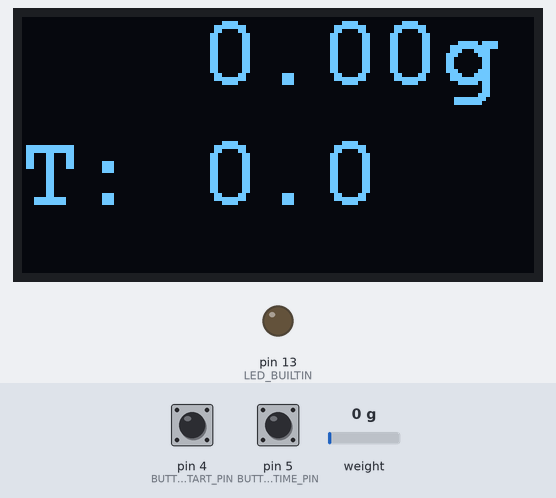
This sketch was run on a simulated Arduino Uno, built with avr-gcc and run on an emulated ATmega328P. Shown: 128×64 one-colour display, output pins drawn as LEDs (lit = HIGH). Inputs (shaded band) come from the test bench; at power-on: pin 4 (BUTTON_START_PIN) HIGH, weight on the scale 0 g, pin 5 (BUTTON_TIME_PIN) HIGH. What the sketch prints to the serial monitor is not drawn.

Above: at 1.8 s.
1.9 s: pin 4 (BUTTON_START_PIN) pulled LOW for 3.2 s
At 3.6 s:
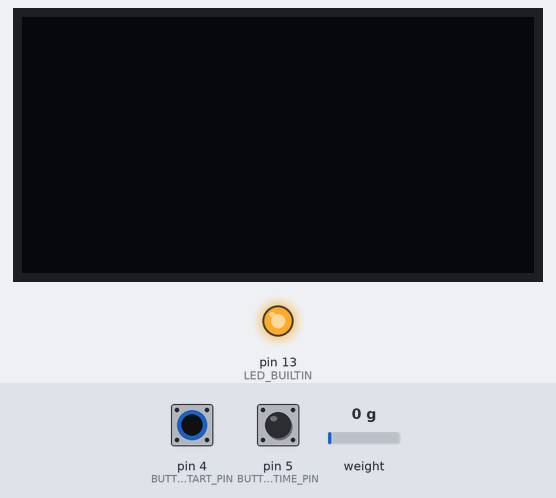
6.6 s: weight on the scale set to 100 g
At 7.4 s:
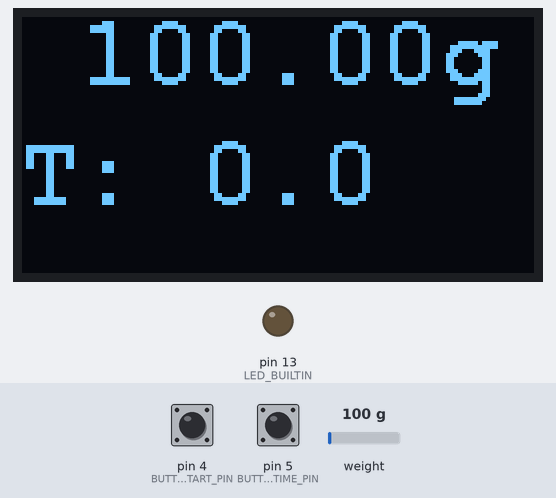
8.1 s: pin 5 (BUTTON_TIME_PIN) pulled LOW for 0.15 s
At 8.35 s:
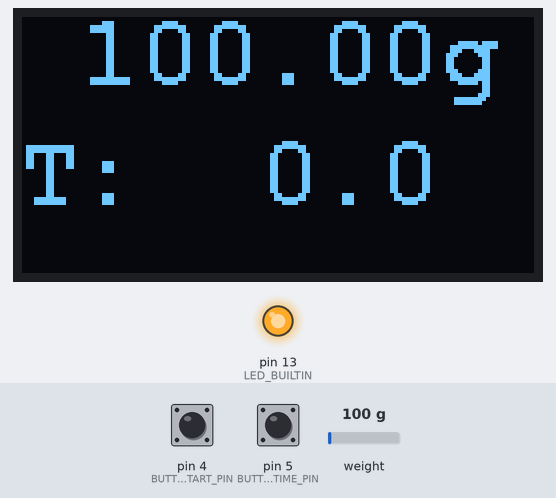
9.7 s: pin 5 (BUTTON_TIME_PIN) pulled LOW for 1 s
At 10.3 s:
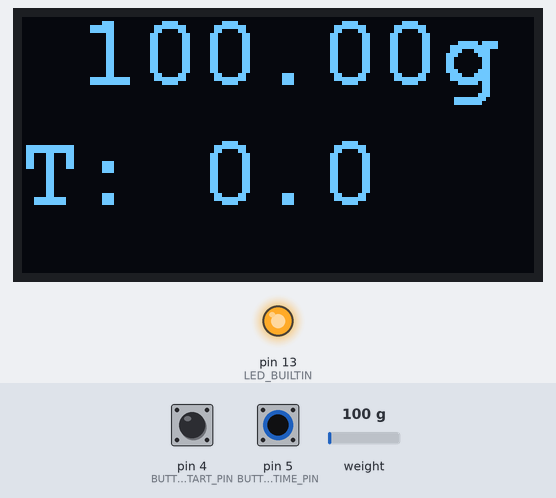
12.8 s: weight on the scale set to 1250 g
At 12.99 s:
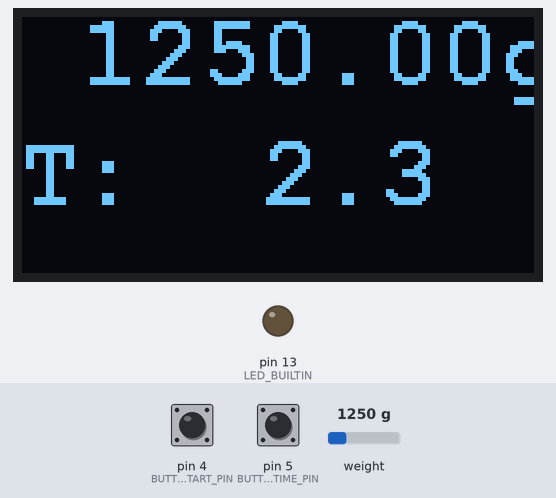
14.4 s: pin 4 (BUTTON_START_PIN) pulled LOW for 1 s
At 17.1 s:
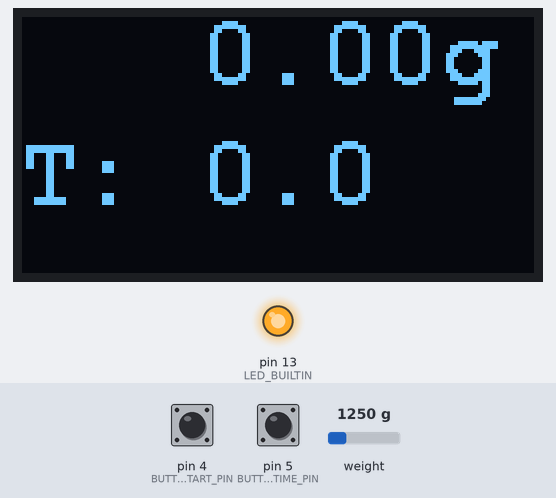
Timing chart, 0 to 18.6 s (numbered marks = the images above; inputs shaded):
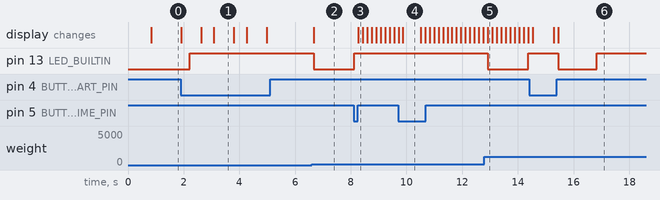

The sketch:

KaffeeWaage.ino
```cpp
// Eine Küchenwaage, mit Wägezelle für HX711 AD, 5kg, und Display-Ausgabe auf AZdelivery 1.3" Display
// $Id:$

#include <Wire.h>
#include <EEPROM.h>
#include <U8g2lib.h>

#include "stdio.h" // snprintf
#include "HX711.h"

//#define DEBUG 1

#ifdef DEBUG
  #define DEBUG_OUTPUT "%d"
#else
 #define DEBUG_OUTPUT " "
#endif

#define EEPROM_SCALE_ADDR  (0 * sizeof(double))
#define EEPROM_SIGMA_ADDR  (1 * sizeof(double))
#define EEPROM_OFFSET_ADDR (2 * sizeof(double))


#define DISPLAYED_WEIGHT_FRACTION 100

// HX711 circuit wiring
const int LOADCELL_DOUT_PIN = 2;
const int LOADCELL_SCK_PIN = 3;

//  buttons
const int BUTTON_START_PIN = 4;
const int BUTTON_TIME_PIN = 5;

// the loadcell ADC access class
HX711 scale;

// the display output
U8G2_SH1106_128X64_NONAME_F_HW_I2C u8g2(U8G2_R0, /* reset=*/U8X8_PIN_NONE);


double scaling = 1./(1000./379351.56);
const int tare_average_num = 1;

// last measured weight:
double last_weight = 0;

// running average:
int measurement_averaged_num = 0;

// current averaged number:
double weight_averaged = 0;

const int MAX_AVERAGE = 10;

// sqrt(variance) of single weight measurement [g], estimate a priori
double single_weight_sigma = 0.1;


/// TIMER variables
bool time_running = false;
unsigned long timer_started_millisec = 0;
static const unsigned long TIMER_DEBOUNCE_WINDOW = 500;

/// SLEEP variables
bool is_sleeping = false;
unsigned long sleep_button_millisec = 0;
static const unsigned long SLEEP_DEBOUNCE_WINDOW = 500;

void u8g2_prepare(void) {
  u8g2.setFlipMode(1);
  u8g2.setFont(u8g2_font_10x20_tf);
  u8g2.setFont(u8g2_font_courB18_tf);
  u8g2.setFontRefHeightExtendedText();
  u8g2.setDrawColor(1);
  u8g2.setFontPosTop();
  u8g2.setFontDirection(0);
}


void setup()
{
  Serial.begin(57600);
  Serial.println("Setup started");

  // output of LED to report measurement update
  pinMode(LED_BUILTIN, OUTPUT);

  // button pins:
  pinMode(BUTTON_START_PIN, INPUT_PULLUP);
  pinMode(BUTTON_TIME_PIN, INPUT_PULLUP);

  // read scaling factor from EEPROM, if there is any:
  if (EEPROM.read(EEPROM_SCALE_ADDR) != 255) {
    EEPROM.get(EEPROM_SCALE_ADDR,scaling);
  }

  // read sigma from EEPROM, if there is any:
  if (EEPROM.read(EEPROM_SIGMA_ADDR) != 255) {
    double raw_sigma;
    EEPROM.get(EEPROM_SIGMA_ADDR,raw_sigma);
    single_weight_sigma = raw_sigma / scaling;
  }


  Serial.println("Setup display");
	// initialize the LCD
	u8g2.begin();
  u8g2_prepare();

  u8g2.clearBuffer();
  u8g2.drawStr(0,0,"Tarieren");
  u8g2.sendBuffer();


   Serial.println("Setup scale");

  // Initialize library with data output pin, clock input pin and gain factor.
  // Channel selection is made by passing the appropriate gain:
  // - With a gain factor of 64 or 128, channel A is selected
  // - With a gain factor of 32, channel B is selected
  // By omitting the gain factor parameter, the library
  // default "128" (Channel A) is used here.
  scale.begin(LOADCELL_DOUT_PIN, LOADCELL_SCK_PIN);

  Serial.println("Setup scale: scaling");

  scale.set_scale(scaling);    // this value is obtained by calibrating the scale with known weights; see the README for details

  Serial.println("Setup scale:tare");
  scale.tare(5);
  Serial.println("Setup scale:tare-avg");
  scale.tare(tare_average_num);                // reset the scale to 0
  Serial.println("Setup completed");

}

bool blink_on = false;

void loop()
{
  if (measurement_averaged_num == MAX_AVERAGE) {
    digitalWrite(LED_BUILTIN, HIGH);   // turn the LED on (HIGH is the voltage level)
  } else {
    digitalWrite(LED_BUILTIN, LOW);    // turn the LED off by making the voltage LOW
  }


  // fetch new value, averaged:
  double single_weight = scale.get_units(1);

  // weight apparently changed
  if (fabs(single_weight - last_weight) > 5 * single_weight_sigma) {
    measurement_averaged_num = 0;
  }

  last_weight = single_weight;

  if (measurement_averaged_num == 0) {
     weight_averaged =single_weight;
     measurement_averaged_num = 1;
  } else if (measurement_averaged_num < MAX_AVERAGE) {
    // increase average:
    weight_averaged = (weight_averaged * measurement_averaged_num + single_weight) / (measurement_averaged_num + 1);
    measurement_averaged_num ++;
  } else {
    // running mean:
    weight_averaged = weight_averaged + (single_weight - weight_averaged)/ MAX_AVERAGE;
  }

  double output_weight = weight_averaged;

  // print out value:
  char out[17];
  bool is_positive;
  if (static_cast<int32_t>(output_weight * DISPLAYED_WEIGHT_FRACTION) >= 0) {
    is_positive = true;
  }
  else {
    is_positive = false;
    output_weight = - output_weight;
  }

  int32_t weight_full = static_cast<int32_t>(output_weight);
  int32_t weight_fraction = static_cast<int32_t>(output_weight * DISPLAYED_WEIGHT_FRACTION) - static_cast<int32_t>(output_weight) * DISPLAYED_WEIGHT_FRACTION;


  snprintf(out,sizeof(out), "%c%3ld.%02ldg " DEBUG_OUTPUT "          ",
            is_positive ? ' ' : '-',
            weight_full,
            weight_fraction
#ifdef DEBUG
            ,measurement_averaged_num
#endif
            );

  // print weight
  u8g2.clearBuffer();
  u8g2.drawStr(0,0,out);

  // timer indication
  bool timer_button_pressed = digitalRead(BUTTON_TIME_PIN) == 0;
  if (timer_button_pressed && millis() - timer_started_millisec > TIMER_DEBOUNCE_WINDOW) {
    timer_started_millisec = millis();
    time_running  = ! time_running;
  }

  // print time
  if (time_running) {
    unsigned long delta_time = millis() - timer_started_millisec;
    snprintf(out,sizeof(out), "T: %2ld.%01d",delta_time / 1000, (delta_time % 1000) / 100);

  } else {
    snprintf(out,sizeof(out), "T: 0.0");
  }
  u8g2.drawStr(0,30,out);

  u8g2.sendBuffer();


  // sleep and wakeup:
  bool sleep_button_pressed = digitalRead(BUTTON_START_PIN) == 0;
  if (sleep_button_pressed && millis() - sleep_button_millisec  > SLEEP_DEBOUNCE_WINDOW) {
    sleep_button_millisec  = millis();
    if (is_sleeping) {
      // tare
      scale.tare(tare_average_num);

      // enable display
      u8g2.setPowerSave(0);
      time_running = false;
      is_sleeping = false;
    } else {
      // disable display
      u8g2.setPowerSave(1);
      is_sleeping = true;
    }
  }
}
```

Measured:
- after the input at 1.9 s, the display: changes at once (image 1)
- after the input at 6.6 s, pin 13 (LED_BUILTIN): HIGH → LOW after 0.08 s; the display: changes after 0.08 s (image 2)
- after the input at 8.1 s, the display: changes after 0.18 s (image 3)
- after the input at 12.8 s, pin 13 (LED_BUILTIN): HIGH → LOW after 0.11 s, → HIGH 1.5 s later
- after the input at 14.4 s, pin 13 (LED_BUILTIN): HIGH → LOW after 1.0 s, → HIGH 1.4 s later; the display: first changes after 0.14 s (image 6 shows a later state)
- what the display in image 1 shows lasts 0.7 s, from 3.1 s to 3.8 s
- what the display in image 4 shows lasts 0.6 s, from 9.9 s to 10.5 s
